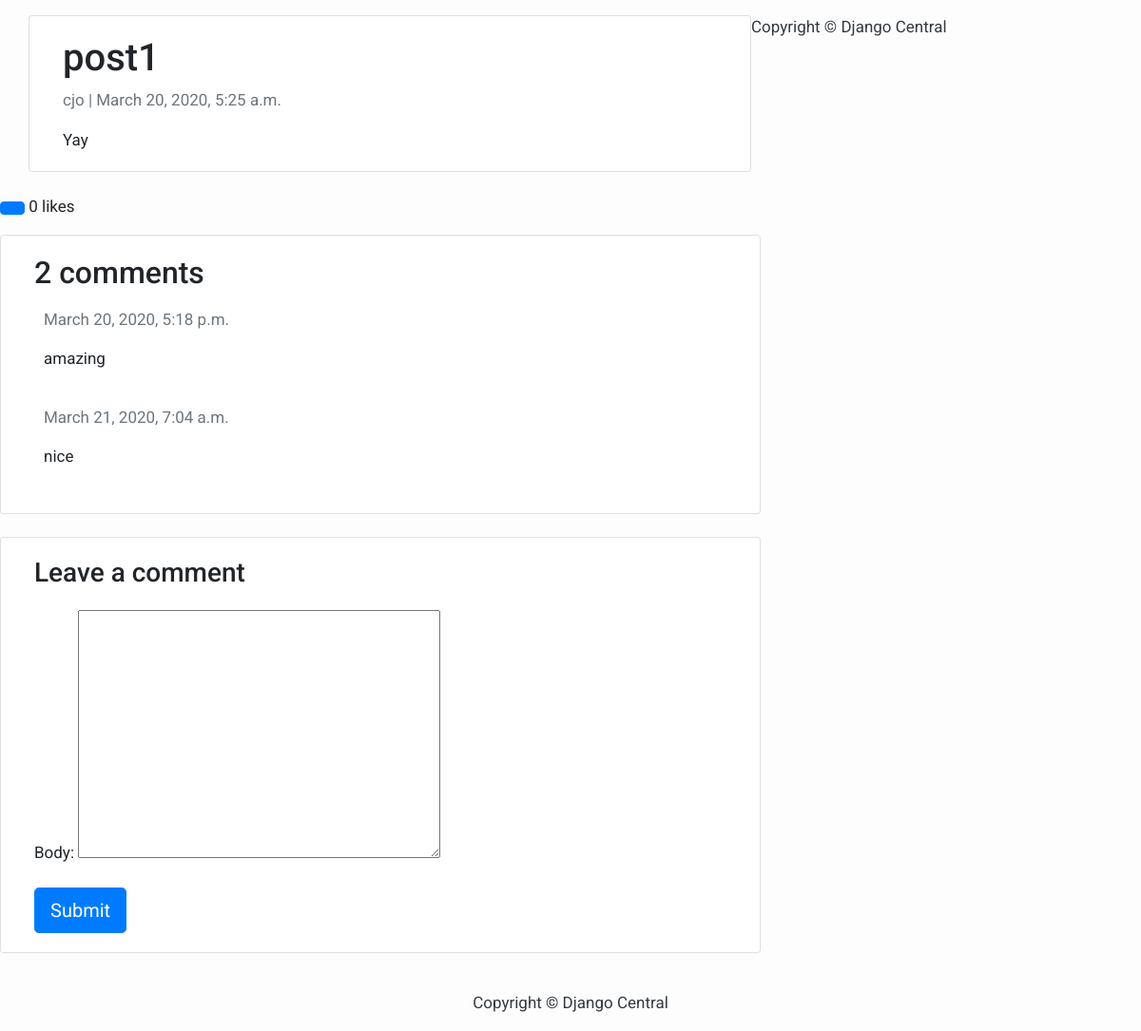
The page /blogs/post1/ on the database as committed earlier.
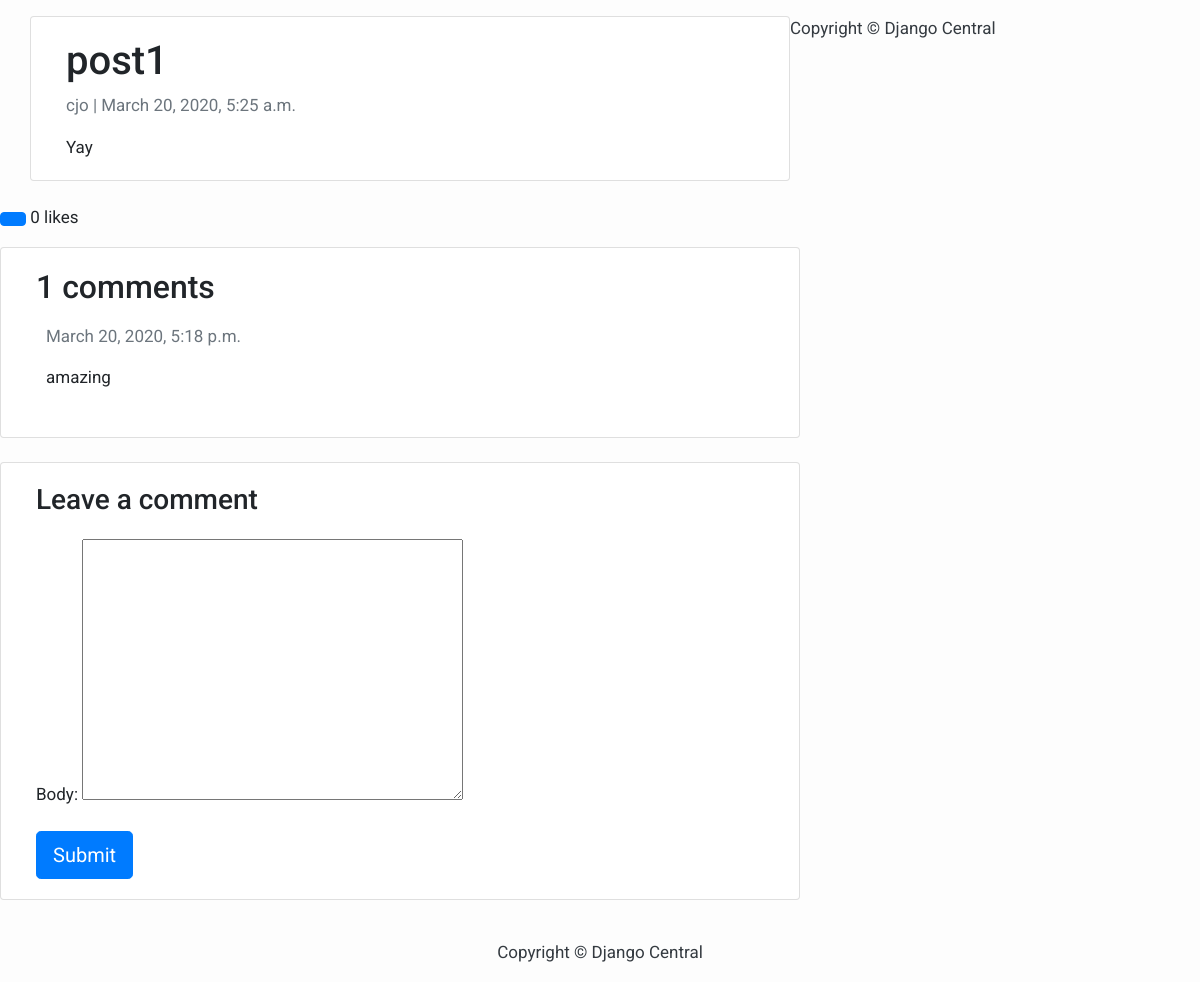
The same page on the database as committed later.
### blogs/models.py (models this page shows, shortened)
class Comment(models.Model):
    post = models.ForeignKey(Post,on_delete=models.CASCADE,related_name='comments')
    author = models.ForeignKey(User, on_delete= models.CASCADE,related_name='blog_comments')
    body = models.TextField()
    created_on = models.DateTimeField(auto_now_add=True)
    active = models.BooleanField(default=False)
    class Meta:
        ordering = ['created_on']

### blogs/views.py (the view)
# urls.py: path('<slug:slug>/', views.post_detail, name='post_detail'),
def post_detail(request, slug):
    template_name = 'post_detail.html'
    post = get_object_or_404(Post, slug=slug)
    currentuser=request.user;
    alllikescount=post.likes.count();
    alllikes=post.likes.all()
    likelist=[]
    for i in alllikes:
        likelist.append(i.liked_by)
    comments = Comment.objects.all().filter(post = post)
    new_comment = None
    if request.method == 'POST':
        comment_form = CommentForm(data=request.POST)
        if comment_form.is_valid():
            new_comment = comment_form.save(commit=False)
            new_comment.post = post
            new_comment.author = currentuser
            new_comment.save()
    else:
        comment_form = CommentForm()
    return render(request, template_name, {'post': post,
                                           'comments': comments,
                                           'currentuser':currentuser,
                                           'new_comment': new_comment,
                                           'comment_form': comment_form,
                                           'alllikescount':alllikescount,
                                           'likelist':likelist,
                                           })

### blogs/forms.py
class CommentForm(forms.ModelForm):
    class Meta:
        model = Comment
        fields = ('body',)

### blogs/templates/post_detail.html (shortened to what this page needs)
{% extends 'base.html' %}
{% block content %}
<div class="container">
  <div class="row">
    <div class="col-md-8 card mb-4  mt-3 left  top">
      <div class="card-body">
        <h1>{% block title %} {{ post.title }} {% endblock title %}</h1>
        <p class=" text-muted">{{ post.author }} | {{ post.created_on }}</p>
        <p class="card-text ">{{ post.content | safe }}</p>
      </div>
    </div>
    {% block sidebar %} {% include 'sidebar.html' %} {% endblock sidebar %}
  </div>
</div>
<div>
  {% if currentuser not in likelist %}
  <a href="{% url 'likeSet' post.slug %}" class="btn btn-primary fa fa-thumbs-up"></a>
  {% else %}
    <a href="{% url 'likeSet' post.slug %}" class="btn btn-primary btn-danger fa fa-thumbs-down "></a>
{% endif %}
  <span>{{ alllikescount }}  likes </span>
  </div>
    <div class="col-md-8 card mb-4  mt-3 ">
      <div class="card-body">
        <h2>{{ comments.count }} comments</h2>
        {% for comment in comments %}
        <div class="comments" style="padding: 10px;">
          <p class="font-weight-bold">
            <span class=" text-muted font-weight-normal">
              {{ comment.created_on }}
            </span>
          </p>
          {{ comment.body | linebreaks }}
        </div>
        {% endfor %}
      </div>
    </div>
    <div class="col-md-8 card mb-4  mt-3 ">
      <div class="card-body">
        <h3>Leave a comment</h3>
        <form method="post" style="margin-top: 1.3em;">
          {{ comment_form.as_p }}
          <button type="submit" class="btn btn-primary  btn-lg">Submit</button>
        </form>
      </div>
    </div>
{% endblock content %}

Rows that differ between the two databases and show on the page:
removed Comment: created_on "March 21, 2020, 7:04 a.m.", body "nice"
Other text that changed with them:
{{ comments.count }}: "2" → "1"
